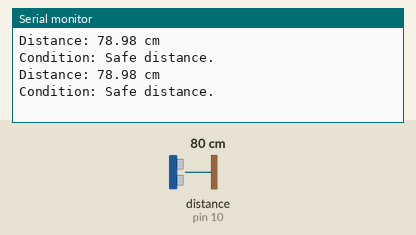
The sketch below on a simulated Arduino Uno, built with avr-gcc and run on an emulated ATmega328P. On the bench: the last lines printed to the serial monitor. Wiring (inferred from the names in the program): ultrasonic range finder: trigger pin 9; echo pin 10. Inputs (shaded band) come from the test bench; at power-on: distance to the obstacle (sensor on pin 10) 80 cm. The echo pulse lasts 58.3 µs per cm.

Above: at 1.8 s.
1.9 s: distance to the obstacle (sensor on pin 10) set to 12 cm
At 2.5 s:
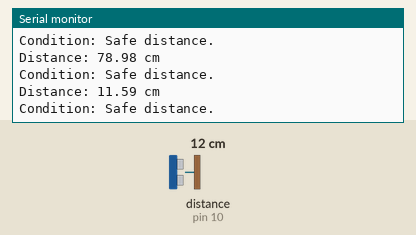
3.4 s: distance to the obstacle (sensor on pin 10) set to 9 cm
At 4.8 s:
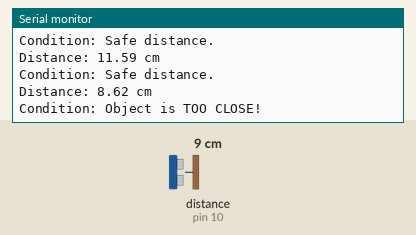
Timing chart, 0 to 6.4 s (numbered marks = the images above; inputs shaded):
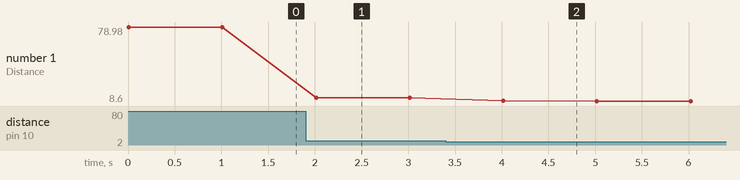

The sketch:

Sonar_Sensor_HC-SR04.ino
```cpp
#define TRIG_PIN 9
#define ECHO_PIN 10

long duration;
float distance;

void setup() {
  Serial.begin(9600);
  pinMode(TRIG_PIN, OUTPUT);
  pinMode(ECHO_PIN, INPUT);
}

void loop() {
  // Clear TRIG pin
  digitalWrite(TRIG_PIN, LOW);
  delayMicroseconds(2);

  // Send 10µs pulse
  digitalWrite(TRIG_PIN, HIGH);
  delayMicroseconds(10);
  digitalWrite(TRIG_PIN, LOW);

  // Measure ECHO response
  duration = pulseIn(ECHO_PIN, HIGH);

  // Convert to distance (cm)
  distance = duration * 0.034 / 2;

  // Print value
  Serial.print("Distance: ");
  Serial.print(distance);
  Serial.println(" cm");

  // Simple condition check
  if (distance < 10) {
    Serial.println("Condition: Object is TOO CLOSE!");
  } else {
    Serial.println("Condition: Safe distance.");
  }

  delay(1000); // 1 second delay
}
```

Measured:
- the behaviour switches between 11 and 10 cm on distance to the obstacle (sensor on pin 10) (found by bisection; images 1 and 2)
- after the input at 1.9 s, the serial monitor: prints a new line after 0.11 s (image 1)
- after the input at 3.4 s, the serial monitor: prints a new line after 0.62 s (image 2)
- plotted number 1: 78.98 → 11.59 after the input at 1.9 s, 11.59 → 8.6 after the input at 3.4 s
